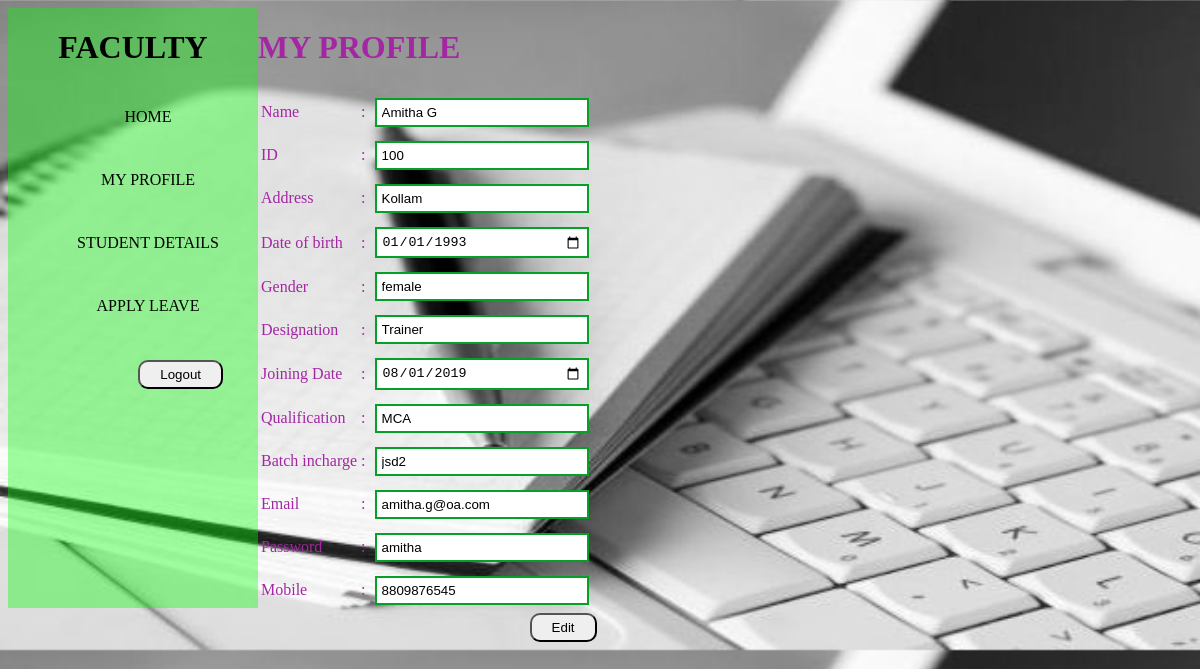
Screenshot of /fac_profile.php (signed in) with the database file from the repository.
### tables this page shows
CREATE TABLE `faculty` (
  `facid` int(11) NOT NULL,
  `name` varchar(20) NOT NULL,
  `designation` varchar(20) NOT NULL,
  `mobile` bigint(10) NOT NULL,
  `email` varchar(20) NOT NULL,
  `joiningdate` date NOT NULL,
  `qualification` varchar(20) NOT NULL,
  `gender` varchar(10) NOT NULL,
  `dob` date NOT NULL,
  `batch` varchar(10) NOT NULL,
  `address` varchar(20) NOT NULL,
  `password` varchar(10) NOT NULL
);

### fac_profile.php (the view, shortened to what this page needs)
<!DOCTYPE html>
<html>
<head>
<link rel="stylesheet"  href="css/style.css">
</head>
<body class="bd">
    <div style="display: inline-flex">
        <div class="b">
            <h1>FACULTY</h1>
            <ul>
                <li><a href="faculty_home.php"> HOME</a></li>
                <li><a href="fac_profile.php">MY PROFILE</a></li>
                <li><a href="#">STUDENT DETAILS</a>
                </li>
                    <li><a href="fac_applyleave.php">APPLY LEAVE</a></li>
                    <li><form action="logout.php" method="post">
                             <input type="submit" value="Logout" name="logout" class="sbm" >
                        </form>
                    </li>
            </ul>
        </div>
        <div style="color:rgb(163, 39, 163)">
             <h1> MY PROFILE</h1>
            <form action="save_facd.php" method="post">
            <?php
				include_once 'connection.php';
				$sql="select * from faculty where name='".$_SESSION['user']."'";
				$result = mysqli_query($conn, $sql);
				while($row = mysqli_fetch_assoc($result))
				{
			?>
            <table>
                    <tr><td>Name</td><td>:</td><td><input class="inp" type="text" value="<?php echo $row['name'] ;?>" name="name"></td></tr>
					<tr><td>ID</td><td>:</td><td><input class="inp" type="text" value="<?php echo $row['facid'] ;?>" name="facid"></td></tr>
                    <tr><td>Address</td><td>:</td><td><input class="inp" type="text" value="<?php echo $row['address'] ;?>" name="address"></td></tr>
                    <tr><td>Date of birth</td><td>:</td><td><input class="inp" type="date" value="<?php echo $row['dob'] ;?>" name="dob"></td></tr>
                    <tr><td>Gender</td><td>:</td><td><input class="inp" type="text" value="<?php echo $row['gender'] ;?>" name="gender"></td></tr>
					<tr><td>Designation</td><td>:</td><td><input class="inp" type="text" value="<?php echo $row['designation'] ;?>" name="designation"></td></tr>
					<tr><td>Joining Date</td><td>:</td><td><input class="inp" type="date" value="<?php echo $row['joiningdate'] ;?>" name="jdate"></td></tr>
                    <tr><td>Qualification</td><td>:</td><td><input class="inp" type="text" value="<?php echo $row['qualification'] ;?>" name="qualification"></td></tr>
					<tr><td>Batch incharge</td><td>:</td><td><input class="inp" type="text" value="<?php echo $row['batch'] ;?>" name="batch"></td></tr>
                    <tr><td>Email</td><td>:</td><td><input class="inp" type="text" value="<?php echo $row['email'] ;?>" name="email"></td></tr>
                    <tr><td>Password</td><td>:</td><td><input class="inp" type="text" value="<?php echo $row['password'] ;?>" name="password"></td></tr>
                    <tr><td>Mobile</td><td>:</td><td><input class="inp" type="" value="<?php echo $row['mobile'] ;?>" name="mobile"></td></tr>
            </table>
			<?php
					}
					?>
                    <input type="submit" value="Edit" class="sbm" name="editf">
            </form>
        </div>
</div>
</body>
</html>

### css/style.css (style rules this page uses)
.bd { background-image:url(../img/log2.jpeg); background-size:cover; }
.b { width:250px; height:600px; background-color:rgba(0, 255, 0, 0.37); text-align:center; }
.b ul { display:block; list-style-type:none; }
.b ul li { width:150px; padding:20px; border-radius:20px; margin:5px; }
.b ul li a { text-decoration:none; color:black; }
.inp { width:200px; padding:5px; margin:5px; outline:none; border:2px solid rgb(5, 160, 38); transition:1s; }
.sbm { padding:5px 20px; float:right; border-radius:10px; }

### rows the page displays
faculty: name "Amitha G", facid "100", address "Kollam", dob "01/01/1993", gender "female", designation "Trainer", jdate "08/01/2019", qualification "MCA", batch "jsd2", email "amitha.g@oa.com", password "amitha", mobile "8809876545"
